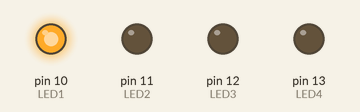
This sketch was run on a simulated Arduino Uno, built with avr-gcc and run on an emulated ATmega328P. Parts: output pins drawn as LEDs (lit = HIGH).

Above: at 0.12 s.
At 0.62 s:
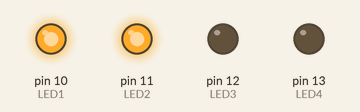
At 1.12 s:
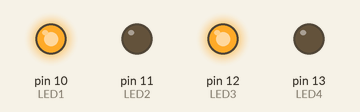
At 2.37 s:
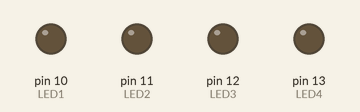
At 3.87 s:
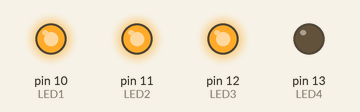
At 5.37 s:
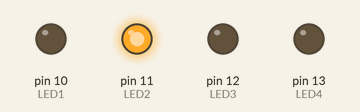
Timing chart, 0 to 5.8 s (numbered marks = the images above):
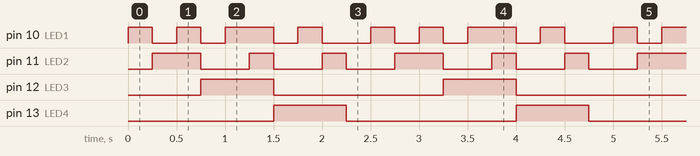

The sketch:

binary.ino
```cpp
int LED1=10;
int LED2=11;
int LED3=12;
int LED4=13;
int on=250;
int Foff=250;

void setup() {
    // put your setup code here, to run once:
pinMode(LED1, OUTPUT);
pinMode(LED2, OUTPUT);
pinMode(LED3, OUTPUT);
pinMode(LED4, OUTPUT);
}

void loop() {
  // put your main code here, to run repeatedly:

//digitalWrite(LED4, HIGH);
//delay(1000);
//digitalWrite(LED4, LOW);
//delay(1000);

// 1
digitalWrite(LED1,HIGH);
digitalWrite(LED2,LOW);
digitalWrite(LED3,LOW);
digitalWrite(LED4,LOW);
delay(on);

// 2
digitalWrite(LED1,LOW);
digitalWrite(LED2,HIGH);
digitalWrite(LED3,LOW);
digitalWrite(LED4,LOW);
delay(on);

// 3
digitalWrite(LED1,HIGH);
digitalWrite(LED2,HIGH);
digitalWrite(LED3,LOW);
digitalWrite(LED4,LOW);
delay(on);

// 4
digitalWrite(LED1,LOW);
digitalWrite(LED2,LOW);
digitalWrite(LED3,HIGH);
digitalWrite(LED4,LOW);
delay(on);

// 5
digitalWrite(LED1,HIGH);
digitalWrite(LED2,LOW);
digitalWrite(LED3,HIGH);
digitalWrite(LED4,LOW);
delay(on);

// 7
digitalWrite(LED1,HIGH);
digitalWrite(LED2,HIGH);
digitalWrite(LED3,HIGH);
digitalWrite(LED4,LOW);
delay(on);

// 8
digitalWrite(LED1,LOW);
digitalWrite(LED2,LOW);
digitalWrite(LED3,LOW);
digitalWrite(LED4,HIGH);
delay(on);

// 9
digitalWrite(LED1,HIGH);
digitalWrite(LED2,LOW);
digitalWrite(LED3,LOW);
digitalWrite(LED4,HIGH);
delay(on);

// 10
digitalWrite(LED1,LOW);
digitalWrite(LED2,HIGH);
digitalWrite(LED3,LOW);
digitalWrite(LED4,HIGH);
delay(on);

// OFF AT THE END
digitalWrite(LED1,LOW);
digitalWrite(LED2,LOW);
digitalWrite(LED3,LOW);
digitalWrite(LED4,LOW);
delay(Foff);
}
```

Measured:
- by itself, pin 10 (LED1): repeats every 2.5 s: LOW 0.25 s, HIGH 0.25 s, LOW 0.25 s, HIGH 0.50 s, LOW 0.25 s, HIGH 0.25 s, LOW 0.50 s, HIGH 0.25 s
- by itself, pin 11 (LED2): repeats every 2.5 s: 2 × (LOW 0.50 s, HIGH 0.25 s), LOW 0.50 s, HIGH 0.50 s
- by itself, pin 12 (LED3), pin 13 (LED4): alternates HIGH for 0.75 s and LOW for 1.8 s
